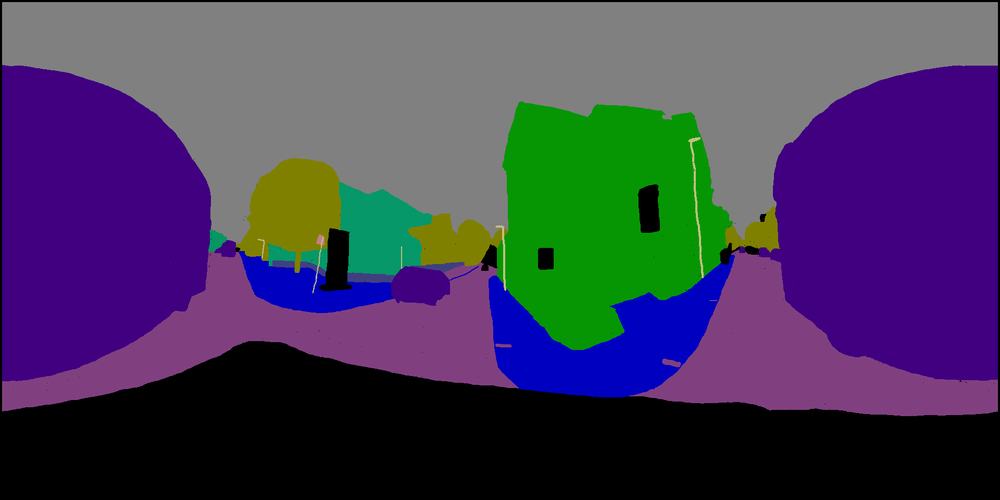
#> input picture scripts/test_img.png, 1000 x 500 px, shrunk from 1920 x 960 before the run
$ python test_rotate.py
#> lines starting #> are read from the running program, lines starting #| are printed output that depends on the picture
from skimage import io
from skimage import transform as tf

import numpy as np

from math import sin
from math import cos

# Create Afine transform
afine_tf = tf.AffineTransform(shear=0.2)


image = io.imread("test_img.png")
#> image is the input picture: shape (500, 1000, 3); mean R, G, B 66.7, 59.1, 87.2

matrix = [[1, 0, 0], [
    0, np.cos(np.pi / 6), np.sin(np.pi / 6)],
    [0, -np.sin(np.pi / 6), np.cos(np.pi / 6)]]
matrix2 = [[1, 0, 0], [
    0, np.cos(np.pi / 6), np.sin(np.pi / 6)],
    [1, 0, 0]]
matrix2 = [[0.5, -0.5, 0], [
    0, 0, 0],
    [1, 0, 0]]
# Apply transform to image data

theta = 0.1


rotation_matrix = [[0, 0, 1],
                   [0, cos(theta), -sin(theta)],
                   [0, sin(theta), cos(theta)]]


rotation_matrix = [[cos(theta), -sin(theta), 0],
                   [sin(theta), cos(theta), 0],
                   [0, 0, 1]]

rotation_matrix = [[cos(theta), 0, sin(theta)],
                   [0, 1, 0],
                   [-sin(theta), 0, cos(theta)]]

matrix = np.array(rotation_matrix)

afine_tf = tf.AffineTransform(matrix=matrix)
projective_tf = tf.EssentialMatrixTransform(
    rotation=matrix, translation=np.array([0, 1, 0]))
modified = tf.warp(image, inverse_map=afine_tf)
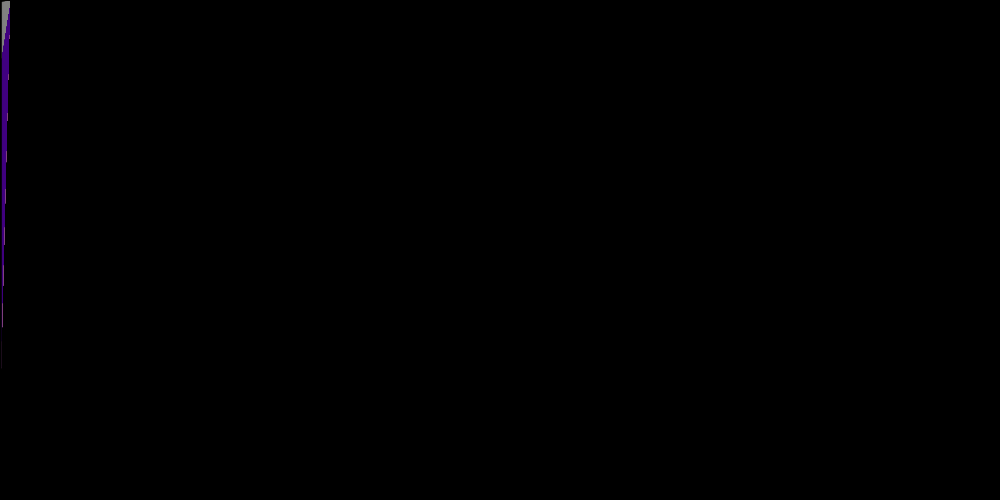
#> modified: shape (500, 1000, 3) float64; mean R, G, B 0.000939, 0.000296, 0.00153
modified2 = tf.warp(image, inverse_map=projective_tf)
#> modified2: shape (500, 1000, 3) float64; every value is 0

# Display the result
# io.imshow(modified)
# io.show()

# Display the result
io.imshow(modified2)
io.show()
